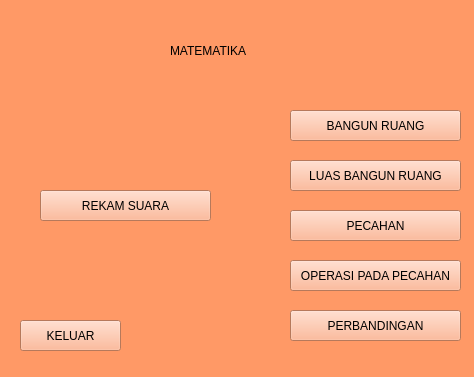
<?xml version="1.0" encoding="UTF-8"?>
<ui version="4.0">
 <class>MainWindow</class>
 <widget class="QMainWindow" name="MainWindow">
  <property name="geometry">
   <rect>
    <x>0</x>
    <y>0</y>
    <width>474</width>
    <height>377</height>
   </rect>
  </property>
  <property name="windowTitle">
   <string>MainWindow</string>
  </property>
  <property name="styleSheet">
   <string notr="true">background-color:rgb(255, 153, 102)

</string>
  </property>
  <widget class="QWidget" name="centralwidget">
   <widget class="QPushButton" name="record_btn">
    <property name="geometry">
     <rect>
      <x>40</x>
      <y>190</y>
      <width>171</width>
      <height>31</height>
     </rect>
    </property>
    <property name="autoFillBackground">
     <bool>false</bool>
    </property>
    <property name="styleSheet">
     <string notr="true">font: 10pt &quot;Arial Rounded MT Bold&quot;;
background-color: rgb(255,170,128)</string>
    </property>
    <property name="text">
     <string>REKAM SUARA</string>
    </property>
    <property name="icon">
     <iconset>
      <normaloff>../../../lenovo/Downloads/mic.svg</normaloff>../../../lenovo/Downloads/mic.svg</iconset>
    </property>
   </widget>
   <widget class="QPushButton" name="exitBtn">
    <property name="geometry">
     <rect>
      <x>20</x>
      <y>320</y>
      <width>101</width>
      <height>31</height>
     </rect>
    </property>
    <property name="autoFillBackground">
     <bool>false</bool>
    </property>
    <property name="styleSheet">
     <string notr="true">font: 10pt &quot;Arial Rounded MT Bold&quot;;
background-color: rgb(255,170,128)</string>
    </property>
    <property name="text">
     <string>KELUAR</string>
    </property>
    <property name="icon">
     <iconset>
      <normaloff>../../../lenovo/Downloads/log-out.svg</normaloff>../../../lenovo/Downloads/log-out.svg</iconset>
    </property>
   </widget>
   <widget class="QLabel" name="label">
    <property name="geometry">
     <rect>
      <x>170</x>
      <y>30</y>
      <width>151</width>
      <height>41</height>
     </rect>
    </property>
    <property name="styleSheet">
     <string notr="true">font: 57 24pt &quot;Dubai Medium&quot;;
color: rgb(0, 0, 0);</string>
    </property>
    <property name="text">
     <string>MATEMATIKA</string>
    </property>
   </widget>
   <widget class="QPushButton" name="bangun_ruang_btn">
    <property name="geometry">
     <rect>
      <x>290</x>
      <y>110</y>
      <width>171</width>
      <height>31</height>
     </rect>
    </property>
    <property name="autoFillBackground">
     <bool>false</bool>
    </property>
    <property name="styleSheet">
     <string notr="true">font: 10pt &quot;Arial Rounded MT Bold&quot;;
background-color: rgb(255,170,128)</string>
    </property>
    <property name="text">
     <string>BANGUN RUANG</string>
    </property>
   </widget>
   <widget class="QPushButton" name="luas_bangun_ruang_btn">
    <property name="geometry">
     <rect>
      <x>290</x>
      <y>160</y>
      <width>171</width>
      <height>31</height>
     </rect>
    </property>
    <property name="autoFillBackground">
     <bool>false</bool>
    </property>
    <property name="styleSheet">
     <string notr="true">font: 10pt &quot;Arial Rounded MT Bold&quot;;
background-color: rgb(255,170,128)</string>
    </property>
    <property name="text">
     <string>LUAS BANGUN RUANG</string>
    </property>
   </widget>
   <widget class="QPushButton" name="pecahan_btn">
    <property name="geometry">
     <rect>
      <x>290</x>
      <y>210</y>
      <width>171</width>
      <height>31</height>
     </rect>
    </property>
    <property name="autoFillBackground">
     <bool>false</bool>
    </property>
    <property name="styleSheet">
     <string notr="true">font: 10pt &quot;Arial Rounded MT Bold&quot;;
background-color: rgb(255,170,128)</string>
    </property>
    <property name="text">
     <string>PECAHAN</string>
    </property>
   </widget>
   <widget class="QPushButton" name="operasi_pecahan_btn">
    <property name="geometry">
     <rect>
      <x>290</x>
      <y>260</y>
      <width>171</width>
      <height>31</height>
     </rect>
    </property>
    <property name="autoFillBackground">
     <bool>false</bool>
    </property>
    <property name="styleSheet">
     <string notr="true">font: 10pt &quot;Arial Rounded MT Bold&quot;;
background-color: rgb(255,170,128)</string>
    </property>
    <property name="text">
     <string>OPERASI PADA PECAHAN</string>
    </property>
   </widget>
   <widget class="QPushButton" name="perbandingan_btn">
    <property name="geometry">
     <rect>
      <x>290</x>
      <y>310</y>
      <width>171</width>
      <height>31</height>
     </rect>
    </property>
    <property name="autoFillBackground">
     <bool>false</bool>
    </property>
    <property name="styleSheet">
     <string notr="true">font: 10pt &quot;Arial Rounded MT Bold&quot;;
background-color: rgb(255,170,128)</string>
    </property>
    <property name="text">
     <string>PERBANDINGAN</string>
    </property>
   </widget>
  </widget>
  <widget class="QStatusBar" name="statusbar"/>
 </widget>
 <resources/>
 <connections/>
</ui>
